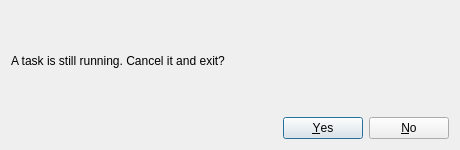
<?xml version="1.0" encoding="UTF-8"?>
<ui version="4.0">
 <class>OperationCloseDialog</class>
 <widget class="QDialog" name="OperationCloseDialog">
  <property name="geometry">
   <rect>
    <x>0</x>
    <y>0</y>
    <width>460</width>
    <height>150</height>
   </rect>
  </property>
  <property name="windowTitle">
   <string>Operation in progress</string>
  </property>
  <property name="modal">
   <bool>true</bool>
  </property>
  <layout class="QVBoxLayout" name="verticalLayout">
   <item>
    <widget class="QLabel" name="lblMessage">
     <property name="text">
      <string>A task is still running. Cancel it and exit?</string>
     </property>
     <property name="wordWrap">
      <bool>true</bool>
     </property>
    </widget>
   </item>
   <item>
    <widget class="QDialogButtonBox" name="buttonBox">
     <property name="standardButtons">
      <set>QDialogButtonBox::No|QDialogButtonBox::Yes</set>
     </property>
    </widget>
   </item>
  </layout>
 </widget>
 <resources/>
 <connections/>
</ui>
